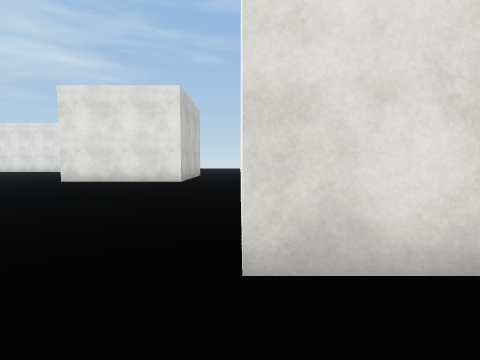
view 1 (above)

24 first-person views from a walk through a scene from a Unity 3-D project. The camera is 1.3 m above the floor, tilts 4° down and sees 85° across. The floor is counted in squares, 2 m on a side. Each view is taken from the middle of a square. On the plan, view 1 faces up. The plan holds only what a view shows up to about 9 squares ahead; the rest is blank. The place goes on beyond the plan. Surface patterns are stand-ins for the level's own textures.

view 2
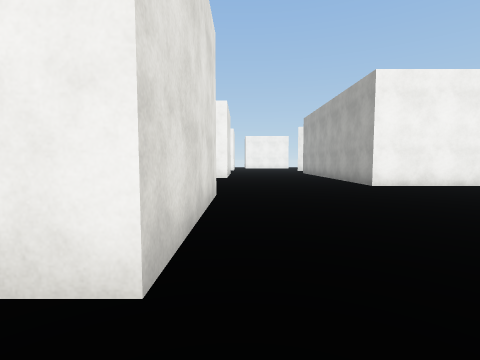

view 3
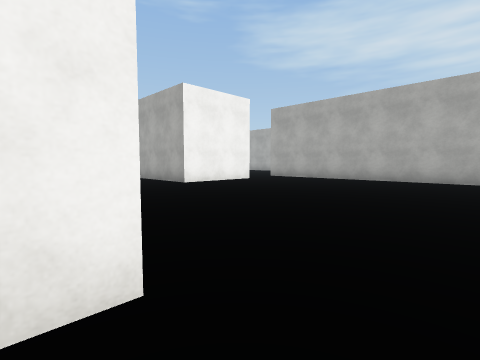

view 4
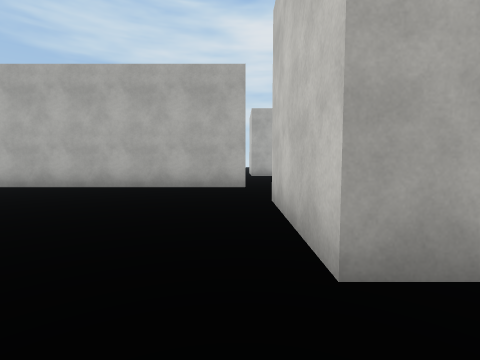

view 5
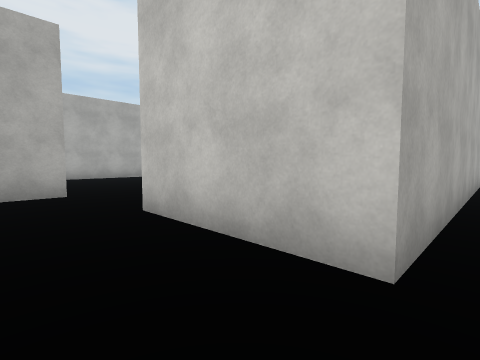

view 6
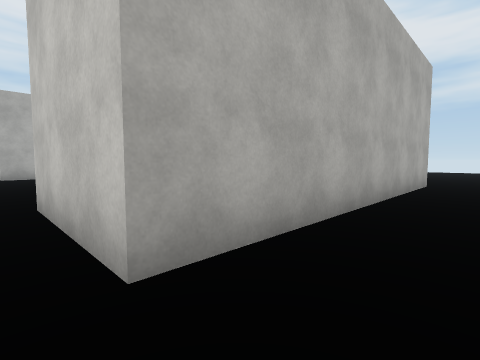

view 7
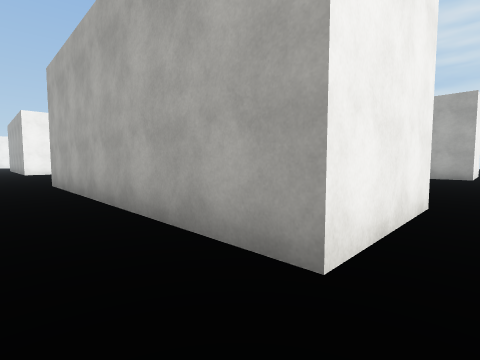

view 8
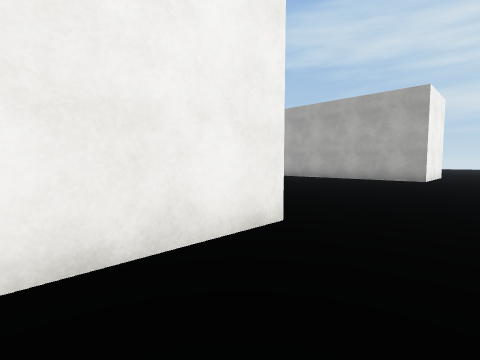

view 9
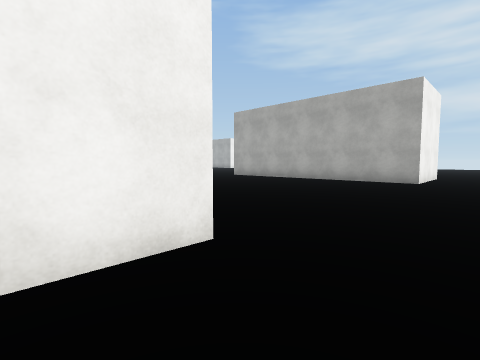

view 10
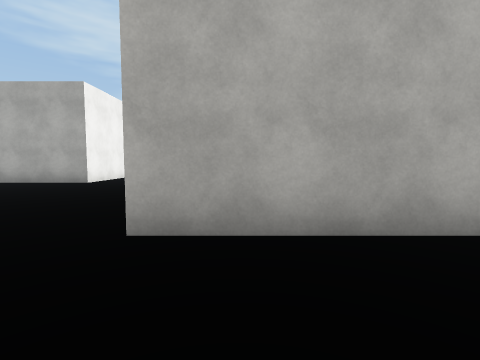

view 11
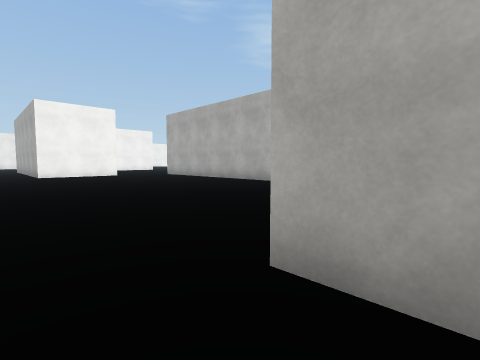

view 12
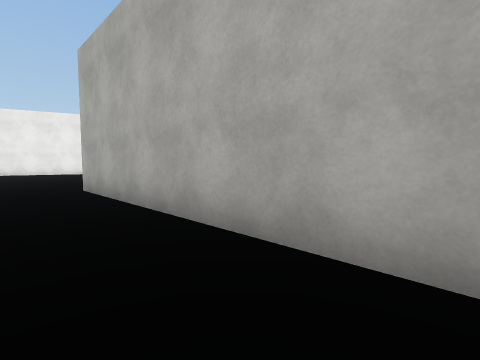

view 13
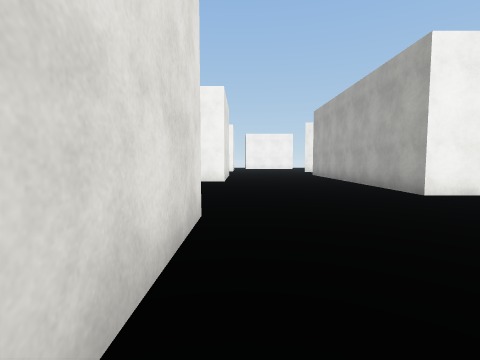

view 14
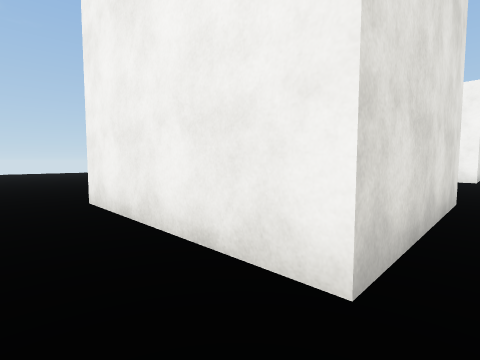

view 15
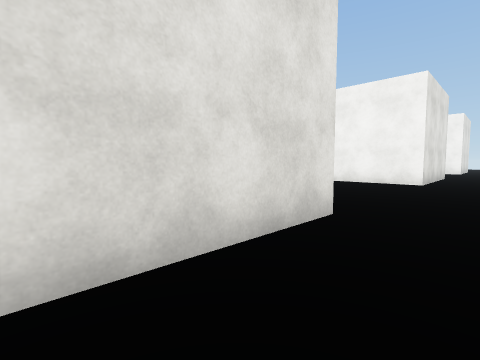

view 16
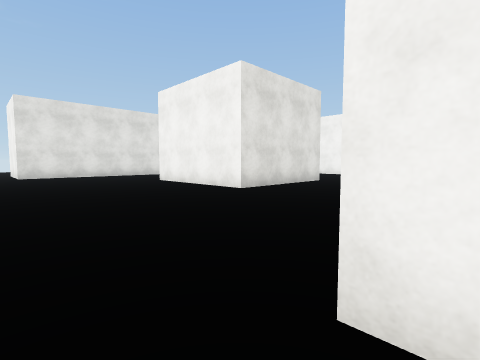

view 17
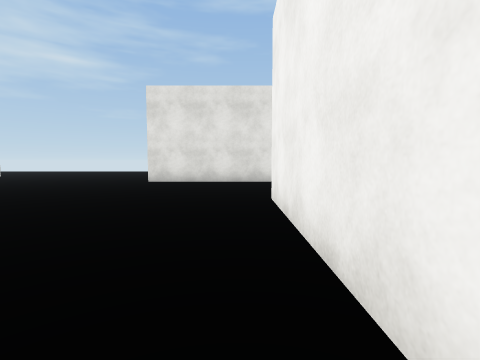

view 18
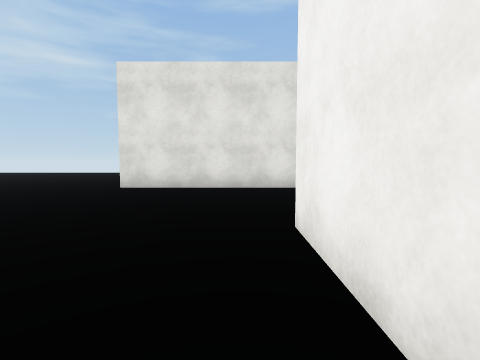

view 19
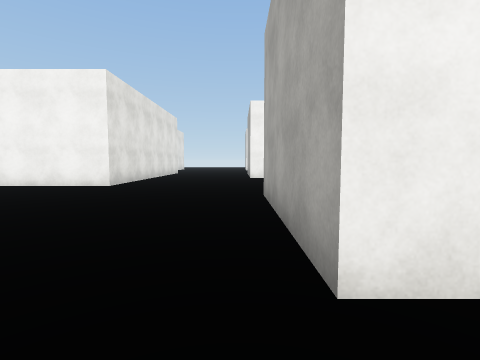

view 20
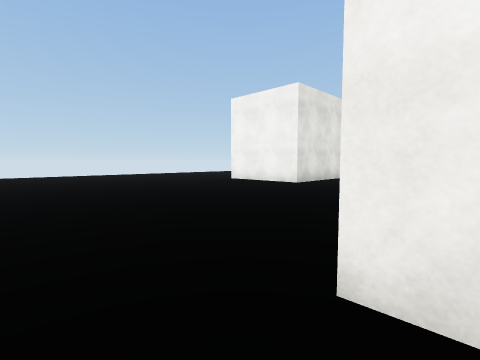

view 21
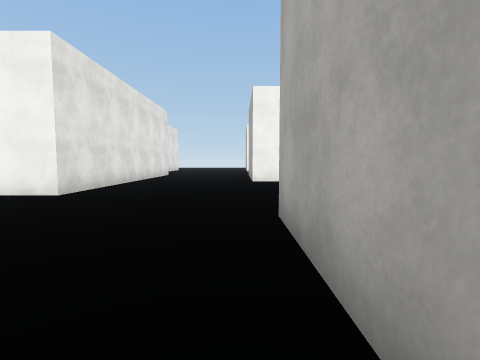

view 22
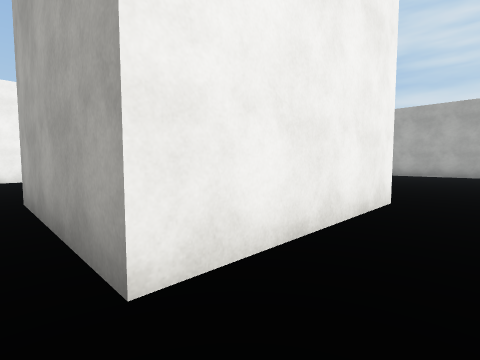

view 23
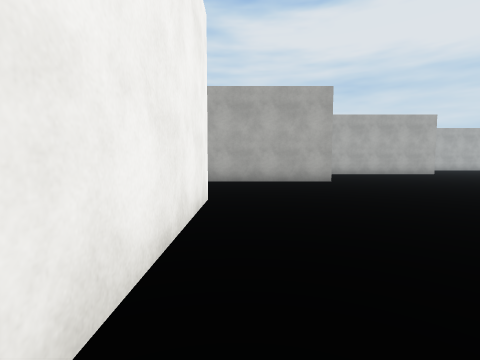

view 24
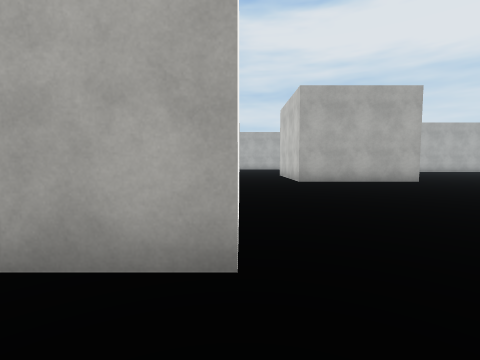

### Floor plan
Points are (right, up) in squares from view 1. A wall is a line through its corners. A room is listed if a view was taken in it or the views show most of it. See-through windows are left out.
Room 1 (view 1)
walls: (-0.6, -0.7) (0.6, -0.7); (1.4, 1.4) (0, 1.4)
ways out: opening at (0, 0.5) to room 2
Room 2 (views 2, 3, 4, 5, 6, 7, 8, 9, 10, 11, 12, 13, 14, 15, 16, 17, 18, 19, 20, 21, 22, 23, 24)
walls: (-1.9, 9) (-1.9, 8.5) (-5.8, 8.5) (-5.8, 12.5) (-1.9, 12.5) (-1.9, 12); (-15.3, 1.5) (-15.3, 4.6) (-7.5, 4.6) (-7.5, 1.6); (-7.2, -0.7) (-0.6, -0.7); (0, 1.4) (0, 4.4) (4.1, 4.4); (4.5, 8.5) (3.6, 8.5) (3.6, 12.6); (-22.1, -0.3) (-19, -0.3); (4.5, 16.5) (0, 16.5) (0, 19.5) (1.5, 19.5); (-15.3, -6.1) (-12.6, -6.1)
ways out: opening at (0, 0.5) to room 1; opening at (-17.5, -5); opening at (-8.5, -4.5)

Where each view was taken, in squares from view 1:
view 1: 0 up, 0 right, facing up
view 2: 8 up, 7 left, facing right
view 3: 9 up, 7 left, facing down-right
view 4: 6 up, 7 left, facing down
view 5: 5 up, 6 left, facing down-left
view 6: 6 up, 7 left, facing down-left
view 7: 6 up, 16 left, facing down-right
view 8: 4 up, 17 left, facing down-right
view 9: 3 up, 17 left, facing down-right
view 10: 2 up, 20 left, facing down
view 11: 1 up, 20 left, facing down-right
view 12: 1 up, 6 left, facing down-right
view 13: 8 up, 5 left, facing right
view 14: 8 up, 7 left, facing up-right
view 15: 7 up, 5 left, facing up-right
view 16: 4 up, 1 left, facing up-right
view 17: 8 up, 3 right, facing up
view 18: 10 up, 3 right, facing up
view 19: 13 up, 7 left, facing right
view 20: 12 up, 7 left, facing up-right
view 21: 13 up, 5 left, facing right
view 22: 13 up, 7 left, facing down-right
view 23: 13 up, 3 right, facing down
view 24: 21 up, 0 right, facing down
